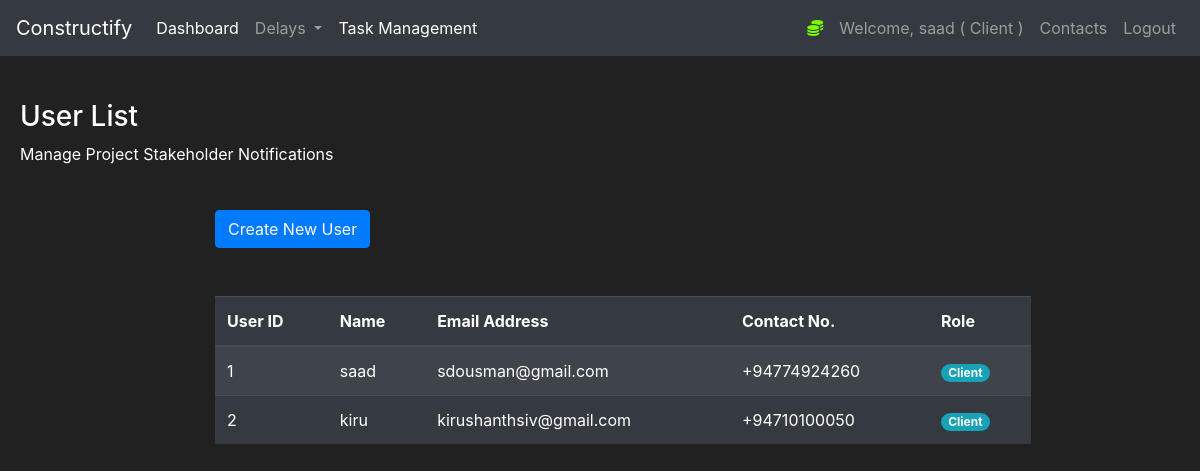
Page /Contacts (signed in) on the earlier database version.
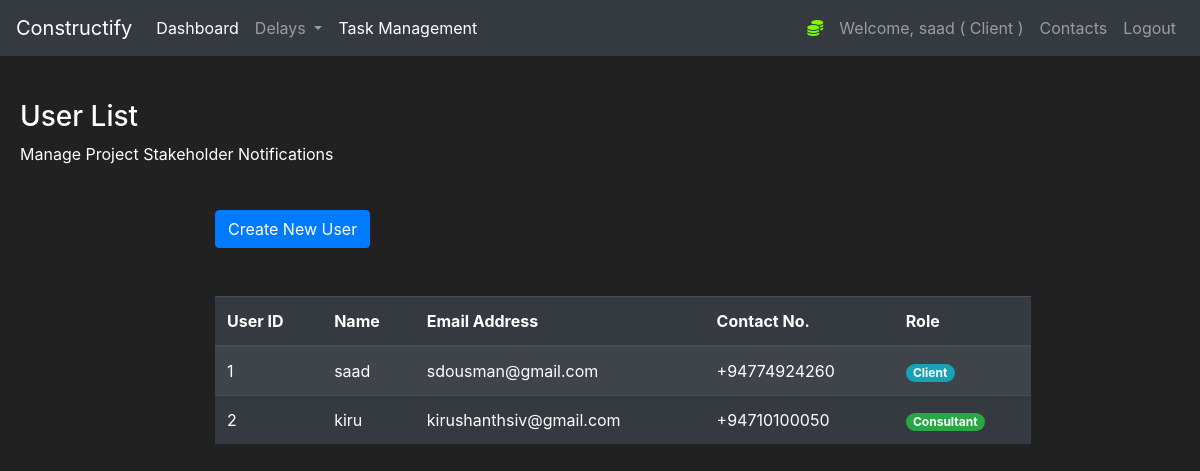
Same page on the later database version.
### construct/models.py (models this page shows, shortened)
class User(db.Model, UserMixin):
    id = db.Column(db.Integer(), nullable=False, primary_key=True)
    username = db.Column(db.String(length=30), nullable=False, unique=True)
    email_address = db.Column(db.String(length=50),
                              nullable=False, unique=True)
    password_hash = db.Column(db.String(length=50),
                              nullable=False, unique=True)
    role = db.Column(db.String(length=30), nullable=False, unique=False)
    contact_number = db.Column(db.String(length=30), nullable=False, unique=False)
    @property
    def password(self):
        return self.password

### construct/routes.py (the view)
@app.route("/Contacts", methods=['GET'])
@login_required
def Contactspage():
    Users= User.query.all()
    return render_template('contact_list.html', Users=Users)

### construct/models.py (called while the page is built)
@login_manager.user_loader
def load_user(user_id):
    return User.query.get(int(user_id))

### construct/templates/contact_list.html (shortened to what this page needs)
{% extends 'base.html' %}
{% block content%}
<div style="margin-top:20px;margin-left:20px">
    <h3>User List</h3>
    <p>Manage Project Stakeholder Notifications</p>
</div>
<div class="row" style="margin-top:20px;margin-left:200px">
    <div class="col-10">
        <br>
        <a class="btn btn-primary" href="{{url_for('register_page')}}" role="button">Create New User</a>
        <br><br><br>
        <table class="table table-striped table-dark" width="100">
            <thead>
                <tr>
                    <th scope="col">User ID</th>
                    <th scope="col">Name</th>
                    <th scope="col">Email Address</th>
                    <th scope="col">Contact No.</th>
                    <th scope="col">Role</th>
                </tr>
            </thead>
            <tbody>
                {% for Users in Users %}
                <tr>
                    <td>{{Users.id}}</td>
                    <td>{{Users.username}}</td>
                    <td>{{Users.email_address}}</td>
                    <td>{{Users.contact_number}}</td>
                    {% if 'Client' in Users.role %}
                    <td><span class="badge badge-pill badge-info">{{Users.role}}</span></td>
                    {% endif %}
                    {% if 'Consultant' in Users.role %}
                    <td><span class="badge badge-pill badge-success">{{Users.role}}</span></td>
                    {% endif %}
                </tr>
                {% endfor %}
            </tbody>
        </table>
    </div>
</div>
</div>
{% endblock %}

Differences in the rows shown:
changed User "kiru": role "Client" → "Consultant"
